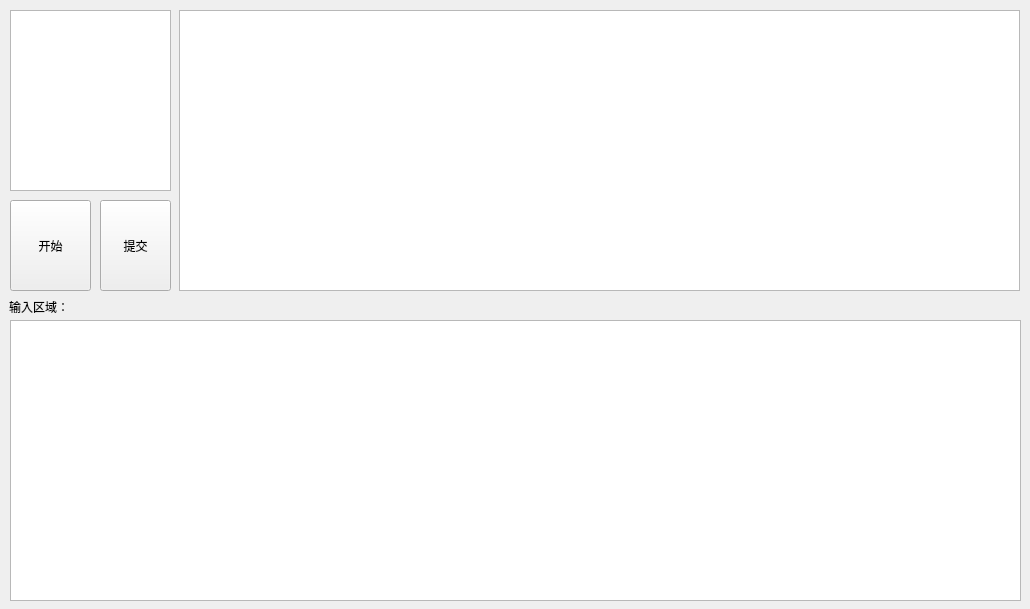
<?xml version="1.0" encoding="UTF-8"?>
<ui version="4.0">
 <class>Form</class>
 <widget class="QWidget" name="Form">
  <property name="geometry">
   <rect>
    <x>0</x>
    <y>0</y>
    <width>1030</width>
    <height>609</height>
   </rect>
  </property>
  <property name="windowTitle">
   <string>game</string>
  </property>
  <widget class="QTextBrowser" name="str">
   <property name="geometry">
    <rect>
     <x>179</x>
     <y>10</y>
     <width>841</width>
     <height>281</height>
    </rect>
   </property>
  </widget>
  <widget class="QLabel" name="wu">
   <property name="geometry">
    <rect>
     <x>9</x>
     <y>299</y>
     <width>60</width>
     <height>16</height>
    </rect>
   </property>
   <property name="text">
    <string>输入区域：</string>
   </property>
  </widget>
  <widget class="QPlainTextEdit" name="usestr">
   <property name="geometry">
    <rect>
     <x>10</x>
     <y>320</y>
     <width>1011</width>
     <height>281</height>
    </rect>
   </property>
  </widget>
  <widget class="QTextBrowser" name="seconds">
   <property name="geometry">
    <rect>
     <x>10</x>
     <y>10</y>
     <width>161</width>
     <height>181</height>
    </rect>
   </property>
  </widget>
  <widget class="QPushButton" name="begin">
   <property name="geometry">
    <rect>
     <x>10</x>
     <y>200</y>
     <width>81</width>
     <height>91</height>
    </rect>
   </property>
   <property name="text">
    <string>开始</string>
   </property>
  </widget>
  <widget class="QPushButton" name="daTa">
   <property name="geometry">
    <rect>
     <x>100</x>
     <y>200</y>
     <width>71</width>
     <height>91</height>
    </rect>
   </property>
   <property name="text">
    <string>提交</string>
   </property>
  </widget>
 </widget>
 <resources/>
 <connections/>
</ui>
